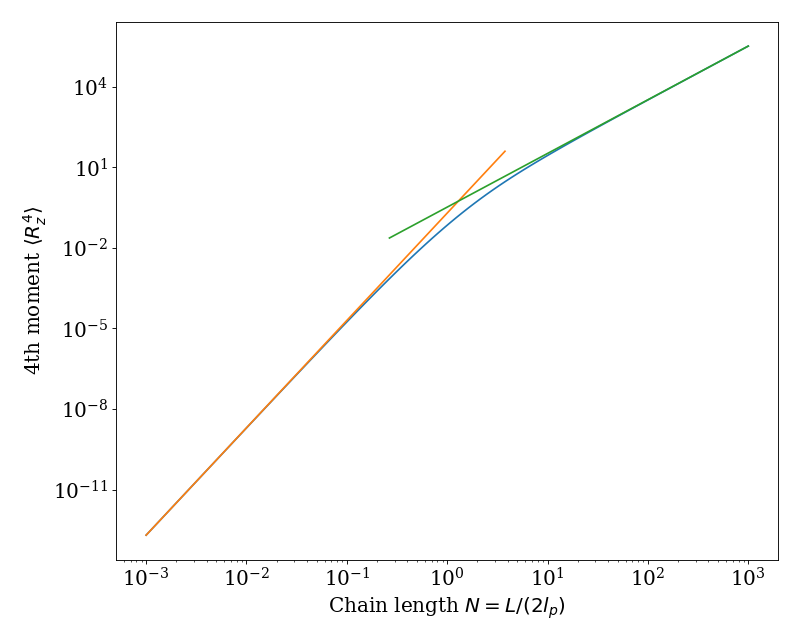

The script that drew this image:
import matplotlib.pyplot as plt
import numpy as np
from wlcstat.wlcave import *

num_pts = 100
length_kuhn_0 = 1e-3
length_kuhn_f = 1e3
length_kuhn = np.logspace(np.log10(length_kuhn_0), np.log10(length_kuhn_f), num_pts)
dimensions = 3
rz4 = rz4_ave(length_kuhn, dimensions)
rz4short = length_kuhn ** 4 * 3 / (dimensions * (dimensions + 2))
rz4long = length_kuhn ** 2 * 12 / (dimensions * (dimensions - 1)) ** 2
plt.figure(figsize=(10,8))
font = {'family' : 'serif',
    'weight':'normal',
    'size': 18}
plt.rc('font', **font)
plt.loglog(length_kuhn, rz4)
plt.loglog(length_kuhn[0:60], rz4short[0:60])        # Short length asymptotic solution
plt.loglog(length_kuhn[40:100], rz4long[40:100]) # Long length asymptotic solution
plt.xlabel(r'Chain length $N = L/(2l_{p})$')
plt.ylabel(r'4th moment $\langle R_{z}^{4} \rangle$')
plt.tight_layout()
plt.show()
